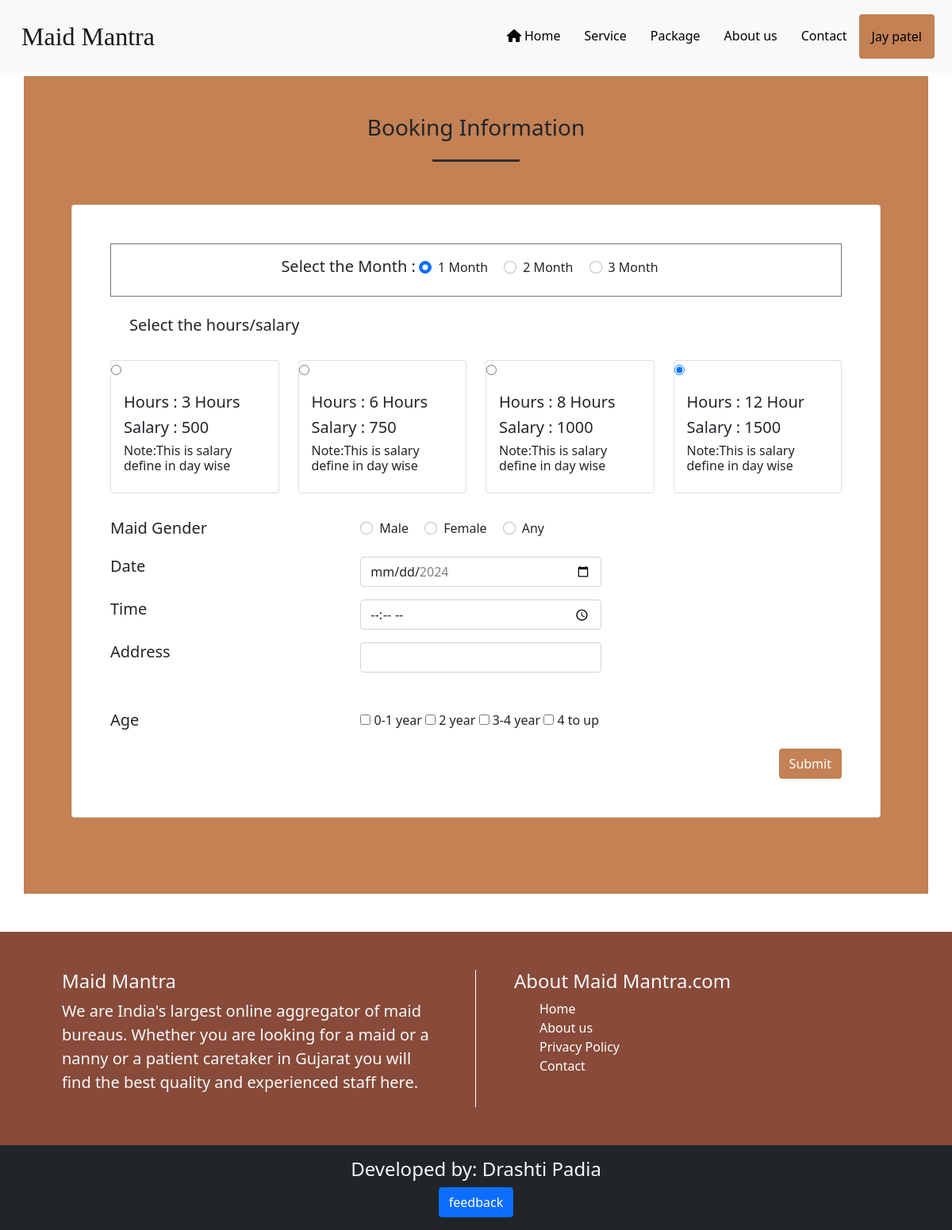
The app's page /packagebooking.php?serid=1&packid=1 (signed in) with its own data.
### tables this page shows
CREATE TABLE IF NOT EXISTS `salary` (
  `sal_id` int(11) NOT NULL AUTO_INCREMENT,
  `hours` varchar(20) NOT NULL,
  `Salary` int(100) NOT NULL,
  PRIMARY KEY (`sal_id`)
);

CREATE TABLE IF NOT EXISTS `commonquestion` (
  `que_id` int(11) NOT NULL AUTO_INCREMENT,
  `que_description` varchar(50) NOT NULL,
  `que_value` varchar(100) DEFAULT NULL,
  `que_val_type` varchar(20) NOT NULL,
  PRIMARY KEY (`que_id`)
);

CREATE TABLE IF NOT EXISTS `specificquestion` (
  `speQ_id` int(11) NOT NULL AUTO_INCREMENT,
  `speQ_name` varchar(50) NOT NULL,
  `speQ_value` varchar(100) NOT NULL,
  `service_Id` int(11) NOT NULL,
  PRIMARY KEY (`speQ_id`),
  KEY `service_Id` (`service_Id`)
);

### packagebooking.php (the view, shortened to what this page needs)
<?php
include("./header.php");
$id = $_GET['serid'];
?>
<!DOCTYPE html>
<html lang="en">
<head>
   <link rel="stylesheet" href="./css/bootstrap.min.css" />
   <link rel="stylesheet" href="./css/all.min.css" />
   <link rel="stylesheet" href="./css/style.css" />
</head>
<body>
   <section class="py-5">
        <div class="container booking py-5">
            <div class="row md-py-3">
                <div class="col text-center">
                    <h3>Booking Information </h3>
                    <span class="line"></span>
                </div>
            </div>
            <div class="card m-5">
                <div class="row m-5">
                    <div class="col m-0 p-0">
                        <form method="post" action="./insertPackagefrom.php" id="packagebookform">
                            <div class="border border-secondary p-3 text-center">
                                <label><h5>Select the Month : </h5></label>
                                <label>
                                  <div class="form-check form-check-inline ">
                                    <input class="form-check-input" type="radio" name="month" id="inlineRadio1" value="1" checked>
                                    <label class="form-check-label"  id="comradioq"><h6> 1 Month</h6></label>
                                    </label>
                                  </div>
                                <label>
                                    <div class="form-check form-check-inline ">
                                    <input class="form-check-input" type="radio" name="month" id="inlineRadio2" value="2">
                                    <label class="form-check-label"  id="comradioq"><h6> 2 Month</h6></label>
                                    </div>
                                </label>
                                <label>
                                    <div class="form-check form-check-inline ">
                                    <input class="form-check-input" type="radio" name="month" id="inlineRadio3" value="3">
                                    <label class="form-check-label"  id="comradioq"><h6> 3 Month</h6></label>
                                    </div>
                                </label>
                            </div>
                            <div class="row p-4">
                                <h5>Select the hours/salary</h5>
                            </div>
                                <?php
                                $salquery = "SELECT * FROM salary";
                                $salresult = mysqli_query($con, $salquery);
                                ?>
                            <div class="row g-4">
                                <?php while ($salrow = mysqli_fetch_array($salresult)) {
                                    $i=$i+1; ?>
                                <div class="col-sm-6 col-lg-3  ">
                                    <div class="card">
                                        <label>
                                            <input type="radio" name="hour/salary" id="hour/salary"  value="<?php echo $salrow[0]; ?>" checked>
                                            <div class="card-body" id="cardsalary">
                                                <h5 class="card-title">Hours : <?php echo $salrow[1]; ?></h5>
                                                 <h5 class="card-title">Salary : <?php echo $salrow[2]; ?></h5>
                                                 <h6>Note:This is salary define in day wise</h6>
                                            </div>
                                        </label>
                                    </div>
                                </div>
                                <?php } ?>
                            </div>
                            <section class="py-3">
                                <?php
                                $comquery = "SELECT * FROM  commonquestion WHERE que_description!='Days'";
                                $comres = mysqli_query($con, $comquery);
                                while ($comrow = mysqli_fetch_array($comres)) { ?>
                                    <div class="row mt-3">
                                        <h5 class="col-md-4 from-label"><?php echo $comrow[1]; ?></h5>
                                        <div class="col-md-8">
                                            <?php if ($comrow[3] == "number") { ?>
                                            <input type="number" id="numberfield" class="col-6 ml-0 w-25 form-control" min="1" max="15"
                                                name="comvalues[]">
                                                <label class="d-none errmsg" id="numbermsg">Please Enter the Number</label>
                                            <?php } else if ($comrow[3] == "text") { ?>
                                                <input type="text" id="textfield" class="col-10 ml-0 w-50 form-control" name="comvalues[]">
                                            <?php } else if ($comrow[3] == "date") { ?>
                                                    <input type="date" class="col-9 ml-0 w-50 form-control" id="bdate"  name="comvalues[]" min="<?php echo(date('Y-m-d')); ?>" max="">
                                            <?php } else if ($comrow[3] == "time") { ?>
                                                        <input type="time" id="time" class="col-9 ml-0 w-50 form-control" name="comvalues[]">
                                            <?php } else if ($comrow[3] == "radio")
                                                    {
                                                    $radio = explode(",", $comrow[2]);
                                                    for ($a = 0; $a < count($radio); $a++) { ?>
                                              <div class="form-check form-check-inline ">
                                                <input type="radio" class="form-check-input" name="comvalues[]"
                                                   value="<?php echo $radio[$a] ?>" />
                                                   <label><?php echo $radio[$a] ?> </label>
                                             </div>
                                            <?php } } ?>
                                        </div>
                                    </div>
                                <?php } ?>
                            </section>
                               <section class="py-3">
                                <?php
                                $speQquery = "SELECT * FROM specificquestion where service_Id=$id";
                                $speQresult = mysqli_query($con, $speQquery);
                                while ($speQrow = mysqli_fetch_array($speQresult)) {
                                    ?>
                                    <div class="row mt-3">
                                        <div class="col-md-4">
                                            <h5><?php echo $speQrow[1]; ?></h5>
                                        </div>
                                        <div class="col-md-8">
                                            <?php
                                            $value = explode(",", $speQrow[2]);
                                            for ($i = 0; $i < count($value); $i++) {
                                            ?>
                                            <label>
                                                <input type="checkbox" name="speQvalue[]" value="<?php echo $value[$i]; ?>" />
                                                <label><?php echo $value[$i]; ?>
                                                <?php } ?>
                                        </div>
                                    </div>
                                <?php } ?>
                                </section>
                                <div class="text-end">
                                    <button type="submit" class="btn btl-lg allbtn">Submit</button></div>
                                </div>
                    </div>
                </div>
   </section>
</body>
</html>
<?php include("./footer.php"); ?>

### css/style.css (style rules this page uses)
* { margin: 0px; padding: 0px; box-sizing: border-box; }
.line { width: 110px; height: 3px; background-color: rgb(48, 45, 45); display: inline-block; }
.allbtn { background-color: #C38154; color: white; }
.booking { background-color: #C38154; }

### records on screen
salary: hours "3 Hours", Salary "500"
salary: hours "6 Hours", Salary "750"
salary: hours "8 Hours", Salary "1000"
salary: hours "12 Hour", Salary "1500"
commonquestion: que_description "Maid Gender", que_value "Male", que_value "Female", que_value "Any"
commonquestion: que_description "Date"
commonquestion: que_description "Time"
commonquestion: que_description "Address"
specificquestion: speQ_name "Age", speQ_value "0-1 year", speQ_value "2 year", speQ_value "3-4 year", speQ_value "4 to up"

### other values on screen
$_SESSION['u_name'] "Jay patel"
